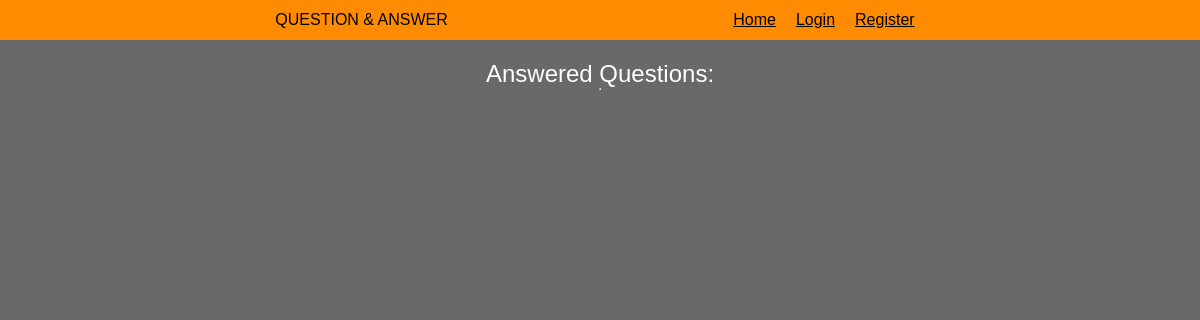
The app's page /home, older data.
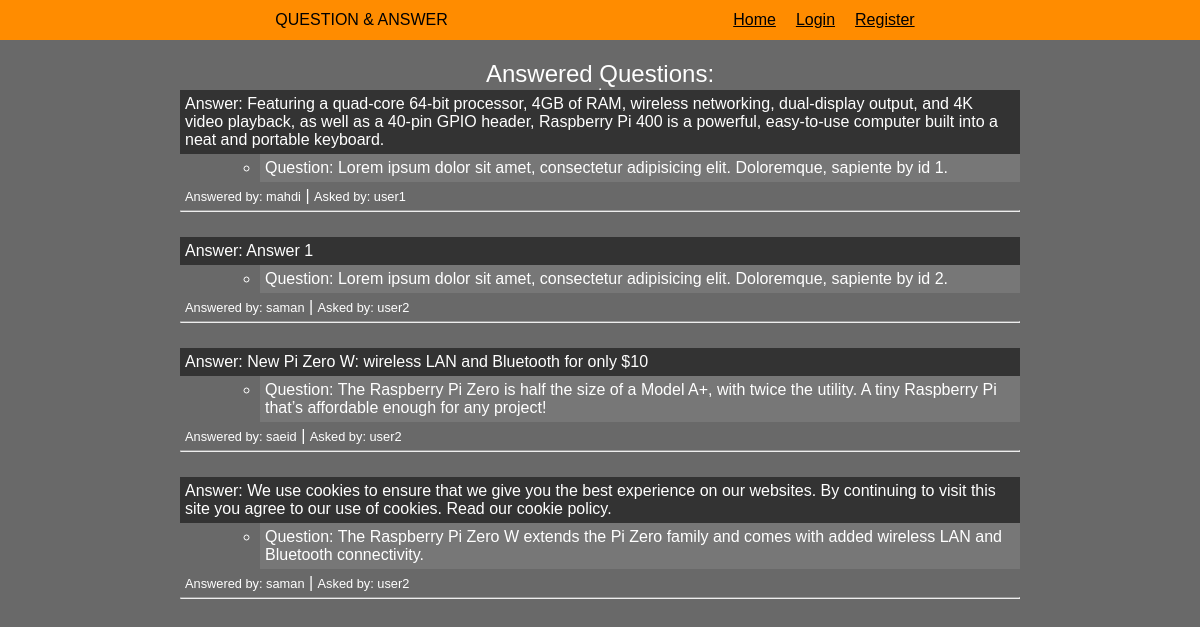
The same page, newer data.
### tables this page shows
CREATE TABLE "questions"
(
    id            INTEGER
        primary key autoincrement,
    question_text TEXT    not null,
    answer_text   TEXT,
    asked_by_id   INTEGER not null,
    expert_id     INTEGER not null
);

CREATE TABLE "users" (
	"id"	INTEGER,
	"name"	TEXT NOT NULL,
	"password"	TEXT NOT NULL,
	"expert"	NUMERIC NOT NULL,
	"admin"	NUMERIC NOT NULL,
	PRIMARY KEY("id" AUTOINCREMENT)
);

### application/routes/home.py (the view)
@app.route('/')
@app.route('/home')
def home():
    user = user_session()
    db = db_get()
    home_curr = db.execute('select questions.id, questions.question_text as question_text, \
    questions.answer_text as answer_text, askers.name as asker, experts.name as expert\
    from questions join users as askers on askers.id = questions.asked_by_id \
    join users as experts on experts.id = questions.expert_id\
    where questions.answer_text is not null')
    home_result = home_curr.fetchall()
    return render_template('home.html', title='Home', user = user, home_result=home_result)

### application/__init__.py (called while the page is built)
def db_conn():
    sql = sqlite3.connect(r'C:\Users\Khoshkar\PycharmProjects\Question-Answer\application\database\database.db')
    sql.row_factory = sqlite3.Row
    return sql

def db_get():
    if not hasattr(g, 'sqlite3'):
        g.sqlite_db = db_conn()
    return g.sqlite_db

@app.teardown_appcontext
def db_close(error):
    if hasattr(g, 'sqlite_db'):
        g.sqlite_db.close()

def user_session():
    session_db = None
    if 'user' in session:
        user = session['user']
        db = db_get()
        session_curr = db.execute('SELECT id, name, admin, expert FROM users WHERE name = ?', [user])
        session_db = session_curr.fetchone()
    return session_db

### application/templates/home.html (shortened to what this page needs)
{% extends 'base.html' %}
{% block body %}
    {% from './include/header.html' import showlinks %}
    {{ showlinks(user) }}
    <article class="register-form">
        <span>Answered Questions:</span>
        <hr>
        <section class="user-setup">
            {% for foo in home_result %}
                <ul style="margin-bottom: 25px">
                    <li style="background: #333">Answer: {{ foo.answer_text }}</li>
                    <li style="margin-left: 80px; list-style: circle; background: #777;">
                        Question: {{ foo.question_text }}</li>
                    <li style="margin-right: 50px">
                        <span style="font-size: 0.8rem;">Answered by: {{ foo.expert }}</span> |
                        <span style="font-size: 0.8rem;">Asked by: {{ foo.asker }}</span>
                    </li>
                    <hr>
                </ul>
            {% endfor %}
        </section>
    </article>
{% endblock %}

### application/templates/base.html (shortened to what this page needs)
<!DOCTYPE html>
<html lang="en">
<head>
    <link rel="stylesheet" href="../static/css/style.css">
</head>
<body>
{% block body %}{% endblock %}
</body>
</html>

### application/templates/include/header.html (shortened to what this page needs)
{% macro showlinks(user) %}
<header>
    <span>Question & Answer</span>
    <nav>
        <ul>
            <li><a href="{{ url_for('home') }}">Home</a></li>
            {% if not user %}
                <li><a href="{{ url_for('login') }}">Login</a></li>
                <li><a href="{{ url_for('register') }}">Register</a></li>
            {% endif %}
        </ul>
    </nav>
</header>
{% endmacro %}

### application/static/css/style.css (style rules this page uses)
* { box-sizing: border-box; margin: 0; padding: 0; }
body { font-size: 62.5%; display: flex; flex-direction: column; flex-wrap: wrap; font-family: 'Ubuntu', 'Lucida Grande', 'Lucida Sans Unicode', 'Geneva', 'Verdana', sans-serif; background: dimgray; }
header { display: flex; flex-direction: row; background: darkorange; width: 100%; height: 40px; align-items: center; justify-content: space-evenly; }
header span { font-size: 1rem; text-transform: uppercase; }
header nav { display: flex; }
header nav ul { list-style: none; display: flex; flex-direction: row; }
header nav ul li a { font-size: 1rem; padding: 10px; color: black; }
.register-form, .ask-question { display: flex; flex-direction: column; width: 70%; align-self: center; margin-top: 20px; align-items: center; }
.register-form span, .ask-question span { color: white; font-size: 1.5rem; }
.register-form section, .ask-question section { display: flex; flex-direction: column; align-items: center; width: 100%; }
.register-form .user-setup ul, .ask-question .user-setup ul { list-style: none; display: flex; flex-direction: column; width: 100%; }
.register-form .user-setup ul li, .ask-question .user-setup ul li { padding: 5px; font-size: 1rem; color: white; }

Row changes from the older to the newer data that the page shows:
added questions: answer_text "Featuring a quad-core 64-bit processor, 4GB of RAM, wireless networking, dual-display output, and 4K video playback, as well as a 40-pin GPIO header, Raspberry Pi 400 is a powerful, easy-to-use computer built into a neat and portable keyboard.", question_text "Lorem ipsum dolor sit amet, consectetur adipisicing elit. Doloremque, sapiente by id 1.", expert "mahdi", asker "user1"
added questions: answer_text "Answer 1", question_text "Lorem ipsum dolor sit amet, consectetur adipisicing elit. Doloremque, sapiente by id 2.", expert "saman", asker "user2"
added questions: answer_text "New Pi Zero W: wireless LAN and Bluetooth for only $10", question_text "The Raspberry Pi Zero is half the size of a Model A+, with twice the utility. A tiny Raspberry Pi that’s affordable enough for any project!", expert "saeid", asker "user2"
added questions: answer_text "We use cookies to ensure that we give you the best experience on our websites. By continuing to visit this site you agree to our use of cookies. Read our cookie policy.", question_text "The Raspberry Pi Zero W extends the Pi Zero family and comes with added wireless LAN and Bluetooth connectivity.", expert "saman", asker "user2"
